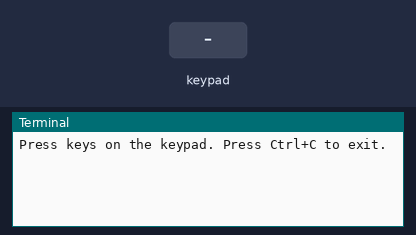
A program run on a simulated Raspberry Pi (BCM pin numbers). On the bench: the last lines printed to the terminal. Inputs (shaded band) come from the test bench.

Above: at 1.2 s.
1.3 s: key '1' pressed
At 2.4 s:
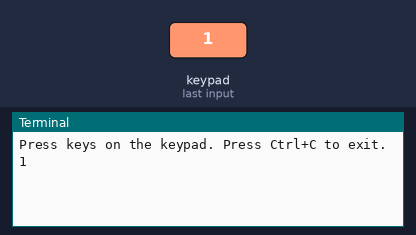
2.8 s: keypad keys 1 2 # pressed 0.4 s apart
At 4.3 s:
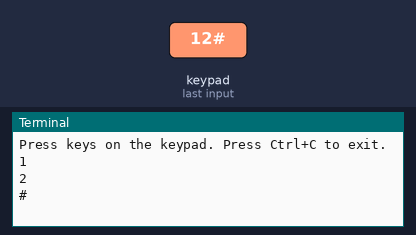
5.5 s: key '*' pressed
At 6.7 s:
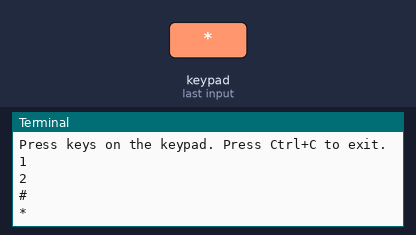
7.0 s: keypad keys 2 5 pressed 0.4 s apart
At 8.6 s:
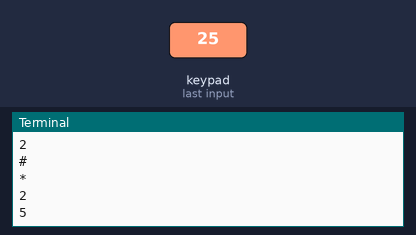
Timing chart, 0 to 10.1 s (numbered marks = the images above; inputs shaded):
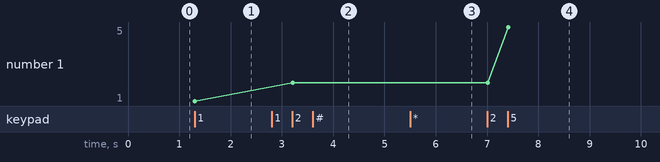

Measured:
- after the input at 1.3 s, the terminal: prints a new line at once (image 1)
- after the input at 2.8 s, the terminal: prints a new line after 0.41 s (image 2)
- after the input at 5.5 s, the terminal: prints a new line at once (image 3)
- after the input at 7.0 s, the terminal: prints a new line at once (image 4)
- plotted number 1: 1 → 2 after the input at 2.8 s, 2 → 5 after the input at 7.0 s

The program:

4x3_membrane_keypad.py
```python
#!/usr/bin/env python3

from gpiozero import DigitalOutputDevice, Button
from time import sleep

# Configure rows, columns, and keypad layout
rows_pins = [25, 7, 1, 12]
cols_pins = [16, 20, 21]
keys = ["1", "2", "3",
        "4", "5", "6",
        "7", "8", "9",
        "*", "0", "#"]

# Initialize row pins as DigitalOutputDevice
rows = [DigitalOutputDevice(pin) for pin in rows_pins]
# Initialize column pins as Buttons
cols = [Button(pin, pull_up=False) for pin in cols_pins]

def read_keypad():
    """
    Read the currently pressed keys on the keypad.
    :return: A list of pressed keys.
    """
    pressed_keys = []
    # Scan each row and column to identify pressed keys
    for i, row in enumerate(rows):
        row.on()  # Enable the current row
        for j, col in enumerate(cols):
            if col.is_pressed:  # Check if the column button is pressed
                # Calculate the key index based on row and column
                index = i * len(cols) + j
                pressed_keys.append(keys[index])
        row.off()  # Disable the current row
    return pressed_keys

# Main loop to continuously read the keypad and print newly pressed keys
last_key_pressed = []

print("Press keys on the keypad. Press Ctrl+C to exit.")
while True:
    pressed_keys = read_keypad()
    if pressed_keys and pressed_keys != last_key_pressed:
        print(*pressed_keys)  # Print the list of pressed keys
        last_key_pressed = pressed_keys
    sleep(0.1)  # Short delay to reduce CPU load
```
